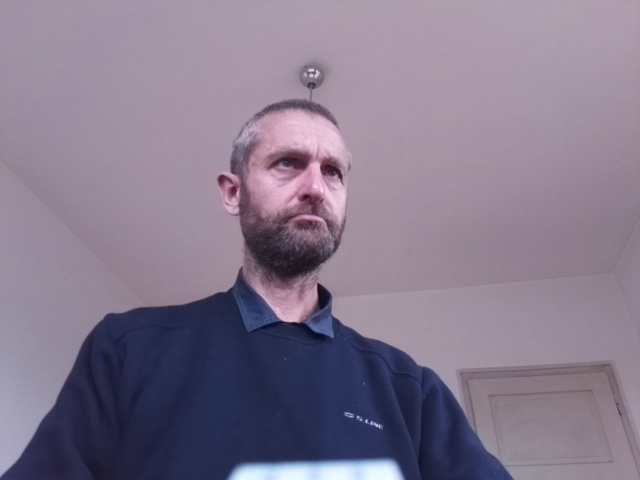
#> input picture image-recognition-opencv-dnn/images/image.jpg, 640 x 480 px; its folder holds 5 pictures in this run
$ python cv2_io_01.py
#> lines starting #> are read from the running program, lines starting #| are printed output that depends on the picture; after the words box and inside, x2 and y2 are one past the last pixel; in counts of white or black regions, pixels touching at a corner belong together
# Python code to reading an image using OpenCV
import numpy as np
import cv2
import os

# Image directory
directory = os.getcwd() + '/images/'

# Image path
image_path = directory + 'image.jpg'

try:
    # Using cv2.imread() method
    # to read the image
    img = cv2.imread(image_path, cv2.IMREAD_GRAYSCALE)
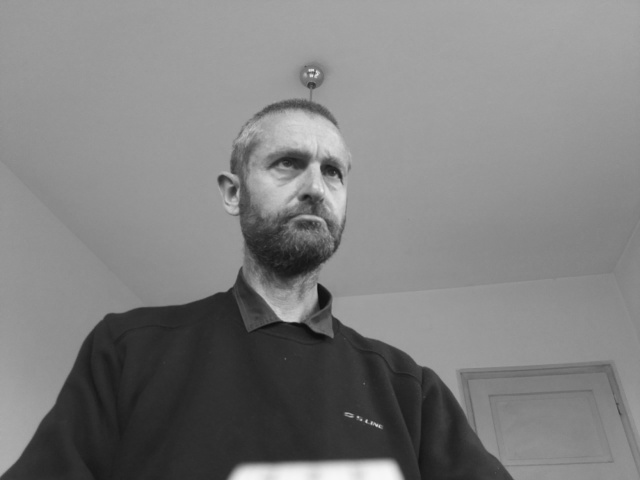
#> img: shape (480, 640); min 13, max 247, mean 126.9

    # Change the current directory
    # to specified directory
    os.chdir(directory)


    # You can give path to the
    # image as first argument
    # img = cv2.imread('images/image.jpg', 0)
    resized = cv2.resize(img, (1200, 800))
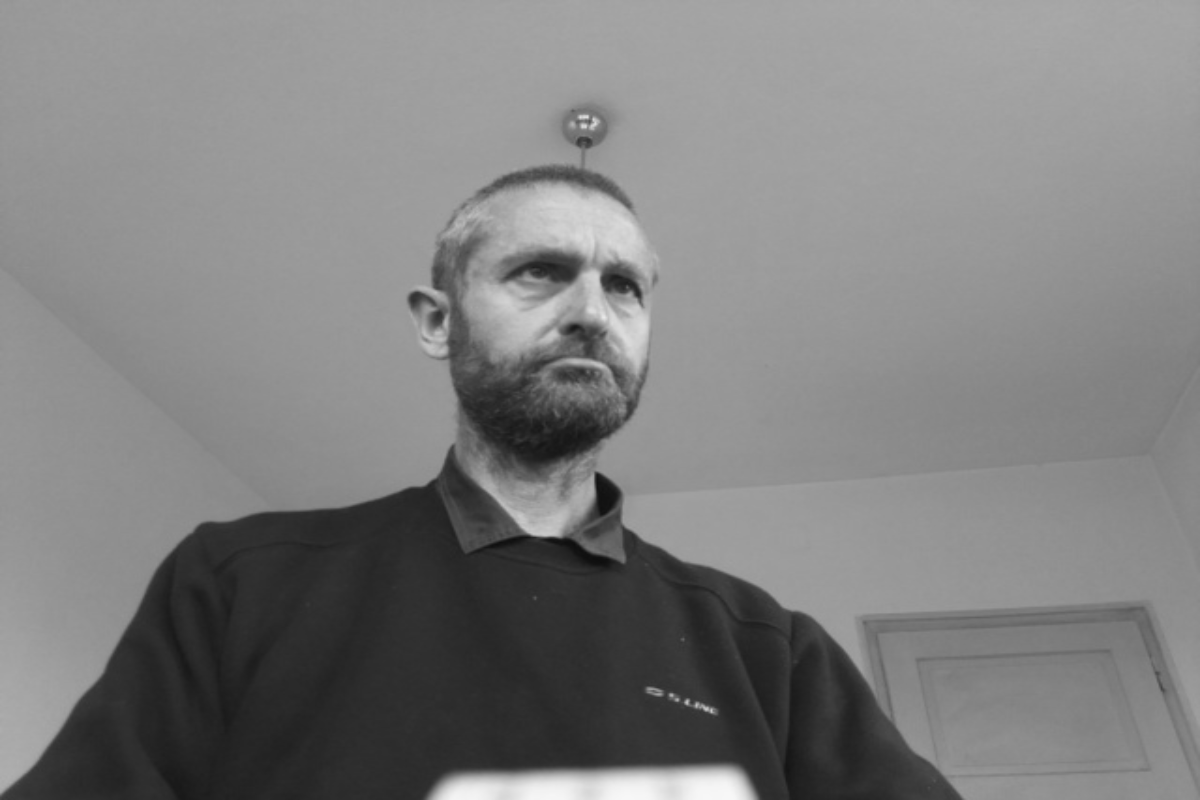
#> resized: shape (800, 1200); min 13, max 247, mean 126.8

    # Canny edge detection.
    edges = cv2.Canny(img, 50, 200)
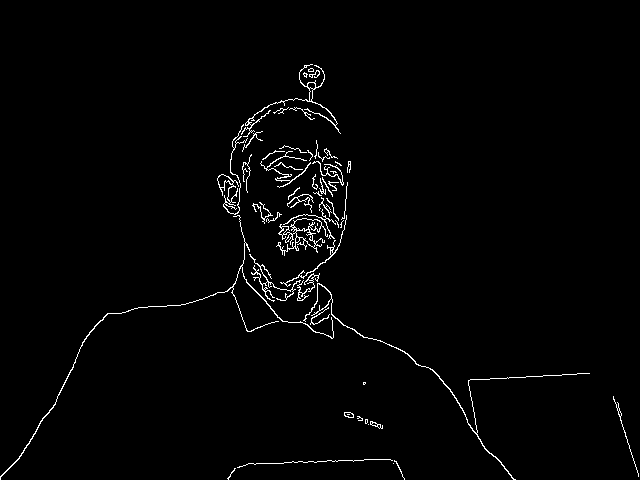
#> edges: shape (480, 640); 1.6% white in thin lines or dots, all inside (x1, y1, x2, y2) = (0, 64, 639, 480)

    # will show the image in a window
    cv2.imshow('image', edges)
    k = cv2.waitKey(0) & 0xFF
#> (key Esc is pressed here)

    # wait for ESC key to exit
    if k == 27:
        cv2.destroyAllWindows()

    # wait for 's' key to save and exit
    elif k == ord('s'):

        # List files and directories
        print("Before saving image:")
        print(os.listdir(directory))

        # Filename
        filename = 'result.jpg'

        # Using cv2.imwrite() method
        # Saving the image
        cv2.imwrite(filename, resized)

        # List files and directories
        print("After saving image:")
        print(os.listdir(directory))

        print('Successfully saved')
        cv2.destroyAllWindows()

except IOError:
    print ('Error while reading files !!!')
